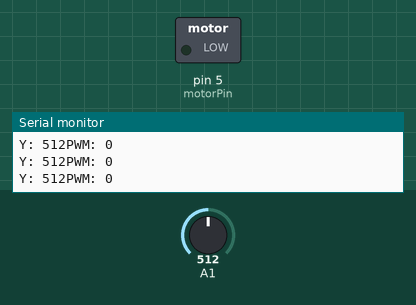
Recording of a sketch running on a simulated Arduino Uno, built with avr-gcc and run on an emulated ATmega328P. Shown: switched loads named in the sketch (green lamp = pin HIGH), the last lines printed to the serial monitor. The test bench sets the inputs (shaded band); at power-on: A1 = 512.

Above: at 1.2 s.
1.3 s: A1 set to 716
At 2.5 s:
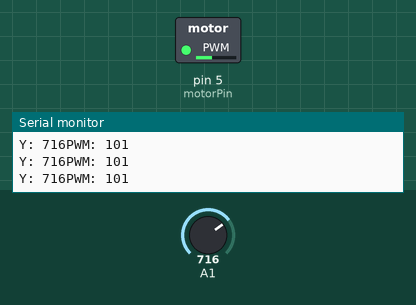
2.8 s: A1 set to 900
At 4.3 s:
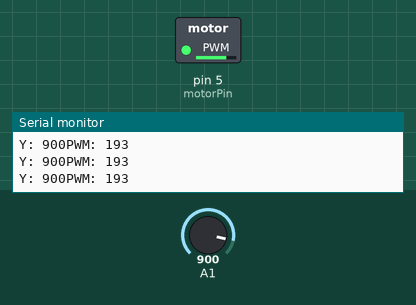
Timing chart, 0 to 5.8 s (numbered marks = the images above; inputs shaded):
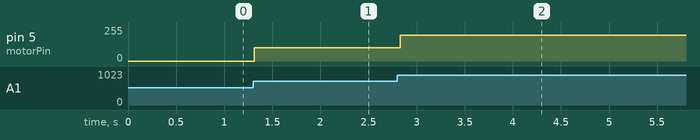

The sketch:

Left_Motor_Test1.ino
```cpp
int yValue;
int motorSpeed;

int motorPin = 5;

void setup() {

  pinMode(motorPin, OUTPUT);

  Serial.begin(9600);
}

void loop() {

  yValue = analogRead(A1);

  //Map joystick range to PWM range
  motorSpeed = map(yValue, 512, 1023, 0 , 255);

  //Prevent negative values
  if (motorSpeed < 0) {
    motorSpeed = 0;
  }

  analogWrite(motorPin, motorSpeed);

  Serial.print("Y: ");
  Serial.print(yValue);

  Serial.print("PWM: ");
  Serial.println(motorSpeed);

  delay(50);

}
```

Measured:
- after the input at 1.3 s, pin 5 (motorPin): 0/255 → 101/255 at once
- after the input at 2.8 s, pin 5 (motorPin): 101/255 → 193/255 at once
